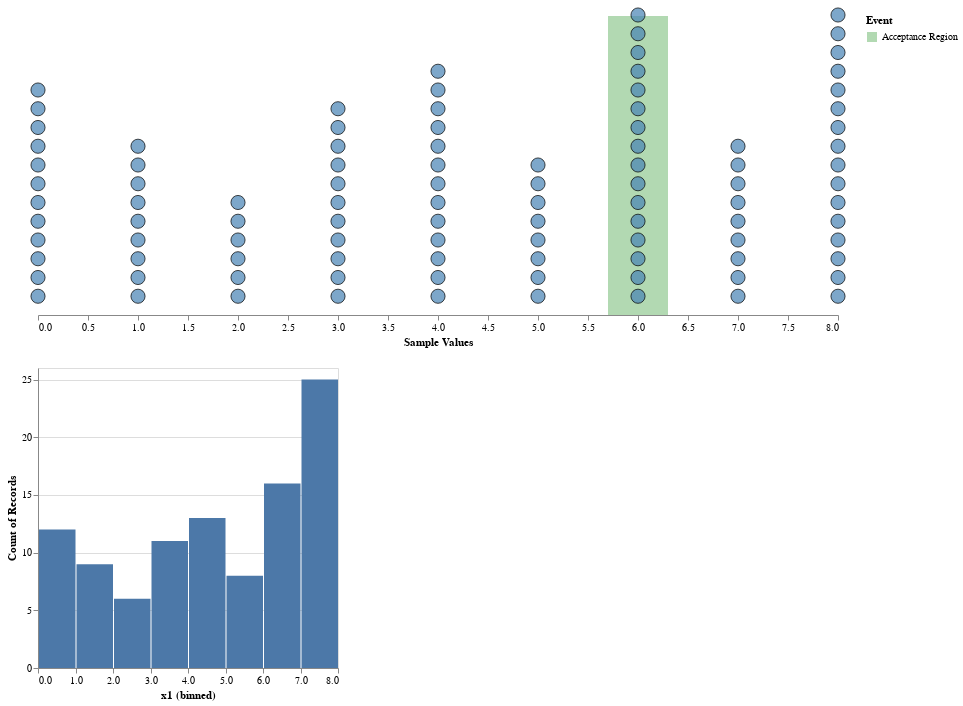

Source (notebook cell):
### Code cell
spec = [
@vlplot(width=800, height=300, view={stroke=nothing}) + 
@vlplot(
    data={values={"start"=5.7,"finish"=6.3, "Event"="Acceptance Region"}},
    mark={:rect, color=:green},
    x={"start:q",axis={title=""}},
    x2="finish:q",
    y={value=1,axis={ticks=false}},
    color={"Event:n",scale={range=["green"]}},
    opacity={value=0.3})+
@vlplot(
    data=df,
    mark={:circle,strokeWidth=1,stroke=:black,clip=false},
    size={value=200},
    color={value="#4682b4"},
    x={"x1:q",axis={title="Sample Values",grid=false}},
#     y={"x2:q",axis={title="count",ticks=false,grid=false}})
    y={"x2:q",axis=nothing})

]

[spec ; @vlplot(data=df,:bar, x={:x1, bin=true}, y="count()")]

### Figure 1 — Vega-Lite specification as saved in the notebook (floating-point values rounded to 4 significant figures)
{"vconcat": [{"vconcat": [{"height": 300, "layer": [{"data": {"values": {"Event": "Acceptance Region", "finish": 6.3, "start": 5.7}}, "encoding": {"color": {"field": "Event", "scale": {"range": ["green"]}, "type": "nominal"}, "opacity": {"value": 0.3}, "x": {"axis": {"title": ""}, "field": "start", "type": "quantitative"}, "x2": {"field": "finish", "type": "quantitative"}, "y": {"axis": {"ticks": false}, "value": 1}}, "mark": {"color": "green", "type": "rect"}}, {"data": {"values": [{"x1": 0, "x2": 1}, {"x1": 6, "x2": 1}, {"x1": 8, "x2": 1}, {"x1": 4, "x2": 1}, {"x1": 1, "x2": 1}, {"x1": 8, "x2": 2}, {"x1": 4, "x2": 2}, {"x1": 2, "x2": 1}, {"x1": 0, "x2": 2}, {"x1": 7, "x2": 1}, {"x1": 6, "x2": 2}, {"x1": 7, "x2": 2}, {"x1": 0, "x2": 3}, {"x1": 6, "x2": 3}, {"x1": 8, "x2": 3}, {"x1": 6, "x2": 4}, {"x1": 3, "x2": 1}, {"x1": 8, "x2": 4}, {"x1": 5, "x2": 1}, {"x1": 0, "x2": 4}, {"x1": 6, "x2": 5}, {"x1": 0, "x2": 5}, {"x1": 4, "x2": 3}, {"x1": 8, "x2": 5}, {"x1": 8, "x2": 6}, {"x1": 4, "x2": 4}, {"x1": 1, "x2": 2}, {"x1": 0, "x2": 6}, {"x1": 6, "x2": 6}, {"x1": 7, "x2": 3}, {"x1": 6, "x2": 7}, {"x1": 8, "x2": 7}, {"x1": 3, "x2": 2}, {"x1": 4, "x2": 5}, {"x1": 5, "x2": 2}, {"x1": 4, "x2": 6}, {"x1": 6, "x2": 8}, {"x1": 3, "x2": 3}, {"x1": 5, "x2": 3}, {"x1": 3, "x2": 4}, {"x1": 4, "x2": 7}, {"x1": 0, "x2": 7}, {"x1": 3, "x2": 5}, {"x1": 1, "x2": 3}, {"x1": 1, "x2": 4}, {"x1": 6, "x2": 9}, {"x1": 8, "x2": 8}, {"x1": 6, "x2": 10}, {"x1": 2, "x2": 2}, {"x1": 0, "x2": 8}, {"x1": 1, "x2": 5}, {"x1": 4, "x2": 8}, {"x1": 3, "x2": 6}, {"x1": 0, "x2": 9}, {"x1": 3, "x2": 7}, {"x1": 6, "x2": 11}, {"x1": 7, "x2": 4}, {"x1": 3, "x2": 8}, {"x1": 6, "x2": 12}, {"x1": 5, "x2": 4}, {"x1": 4, "x2": 9}, {"x1": 1, "x2": 6}, {"x1": 8, "x2": 9}, {"x1": 8, "x2": 10}, {"x1": 5, "x2": 5}, {"x1": 0, "x2": 10}, {"x1": 0, "x2": 11}, {"x1": 0, "x2": 12}, {"x1": 2, "x2": 3}, {"x1": 6, "x2": 13}, {"x1": 7, "x2": 5}, {"x1": 3, "x2": 9}, {"x1": 8, "x2": 11}, {"x1": 8, "x2": 12}, {"x1": 4, "x2": 10}, {"x1": 8, "x2": 13}, {"x1": 2, "x2": 4}, {"x1": 7, "x2": 6}, {"x1": 5, "x2": 6}, {"x1": 6, "x2": 14}, {"x1": 8, "x2": 14}, {"x1": 3, "x2": 10}, {"x1": 1, "x2": 7}, {"x1": 5, "x2": 7}, {"x1": 8, "x2": 15}, {"x1": 6, "x2": 15}, {"x1": 4, "x2": 11}, {"x1": 5, "x2": 8}, {"x1": 7, "x2": 7}, {"x1": 3, "x2": 11}, {"x1": 4, "x2": 12}, {"x1": 8, "x2": 16}, {"x1": 7, "x2": 8}, {"x1": 7, "x2": 9}, {"x1": 2, "x2": 5}, {"x1": 6, "x2": 16}, {"x1": 2, "x2": 6}, {"x1": 4, "x2": 13}, {"x1": 1, "x2": 8}, {"x1": 1, "x2": 9}]}, "encoding": {"color": {"value": "#4682b4"}, "size": {"value": 200}, "x": {"axis": {"grid": false, "title": "Sample Values"}, "field": "x1", "type": "quantitative"}, "y": {"axis": null, "field": "x2", "type": "quantitative"}}, "mark": {"clip": false, "stroke": "black", "strokeWidth": 1, "type": "circle"}}], "view": {"stroke": null}, "width": 800}]}, {"data": {"values": [{"x1": 0, "x2": 1}, {"x1": 6, "x2": 1}, {"x1": 8, "x2": 1}, {"x1": 4, "x2": 1}, {"x1": 1, "x2": 1}, {"x1": 8, "x2": 2}, {"x1": 4, "x2": 2}, {"x1": 2, "x2": 1}, {"x1": 0, "x2": 2}, {"x1": 7, "x2": 1}, {"x1": 6, "x2": 2}, {"x1": 7, "x2": 2}, {"x1": 0, "x2": 3}, {"x1": 6, "x2": 3}, {"x1": 8, "x2": 3}, {"x1": 6, "x2": 4}, {"x1": 3, "x2": 1}, {"x1": 8, "x2": 4}, {"x1": 5, "x2": 1}, {"x1": 0, "x2": 4}, {"x1": 6, "x2": 5}, {"x1": 0, "x2": 5}, {"x1": 4, "x2": 3}, {"x1": 8, "x2": 5}, {"x1": 8, "x2": 6}, {"x1": 4, "x2": 4}, {"x1": 1, "x2": 2}, {"x1": 0, "x2": 6}, {"x1": 6, "x2": 6}, {"x1": 7, "x2": 3}, {"x1": 6, "x2": 7}, {"x1": 8, "x2": 7}, {"x1": 3, "x2": 2}, {"x1": 4, "x2": 5}, {"x1": 5, "x2": 2}, {"x1": 4, "x2": 6}, {"x1": 6, "x2": 8}, {"x1": 3, "x2": 3}, {"x1": 5, "x2": 3}, {"x1": 3, "x2": 4}, {"x1": 4, "x2": 7}, {"x1": 0, "x2": 7}, {"x1": 3, "x2": 5}, {"x1": 1, "x2": 3}, {"x1": 1, "x2": 4}, {"x1": 6, "x2": 9}, {"x1": 8, "x2": 8}, {"x1": 6, "x2": 10}, {"x1": 2, "x2": 2}, {"x1": 0, "x2": 8}, {"x1": 1, "x2": 5}, {"x1": 4, "x2": 8}, {"x1": 3, "x2": 6}, {"x1": 0, "x2": 9}, {"x1": 3, "x2": 7}, {"x1": 6, "x2": 11}, {"x1": 7, "x2": 4}, {"x1": 3, "x2": 8}, {"x1": 6, "x2": 12}, {"x1": 5, "x2": 4}, {"x1": 4, "x2": 9}, {"x1": 1, "x2": 6}, {"x1": 8, "x2": 9}, {"x1": 8, "x2": 10}, {"x1": 5, "x2": 5}, {"x1": 0, "x2": 10}, {"x1": 0, "x2": 11}, {"x1": 0, "x2": 12}, {"x1": 2, "x2": 3}, {"x1": 6, "x2": 13}, {"x1": 7, "x2": 5}, {"x1": 3, "x2": 9}, {"x1": 8, "x2": 11}, {"x1": 8, "x2": 12}, {"x1": 4, "x2": 10}, {"x1": 8, "x2": 13}, {"x1": 2, "x2": 4}, {"x1": 7, "x2": 6}, {"x1": 5, "x2": 6}, {"x1": 6, "x2": 14}, {"x1": 8, "x2": 14}, {"x1": 3, "x2": 10}, {"x1": 1, "x2": 7}, {"x1": 5, "x2": 7}, {"x1": 8, "x2": 15}, {"x1": 6, "x2": 15}, {"x1": 4, "x2": 11}, {"x1": 5, "x2": 8}, {"x1": 7, "x2": 7}, {"x1": 3, "x2": 11}, {"x1": 4, "x2": 12}, {"x1": 8, "x2": 16}, {"x1": 7, "x2": 8}, {"x1": 7, "x2": 9}, {"x1": 2, "x2": 5}, {"x1": 6, "x2": 16}, {"x1": 2, "x2": 6}, {"x1": 4, "x2": 13}, {"x1": 1, "x2": 8}, {"x1": 1, "x2": 9}]}, "encoding": {"x": {"bin": true, "field": "x1", "type": "quantitative"}, "y": {"aggregate": "count", "type": "quantitative"}}, "mark": "bar"}]}
